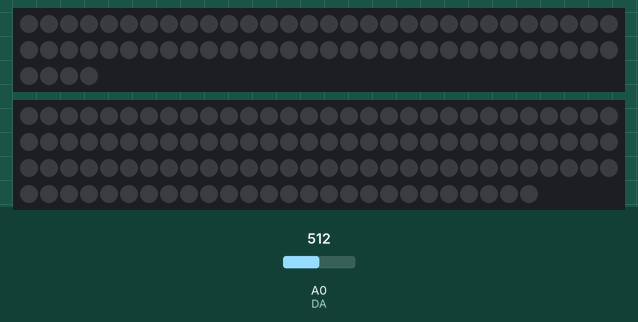
A sketch run on a simulated Arduino Uno, built with avr-gcc and run on an emulated ATmega328P. Shown: 64 RGB LEDs in strip order, left to right, continuing on the next row, 116 RGB LEDs in strip order, left to right, continuing on the next row. The test bench sets the inputs (shaded band); at power-on: A0 (DA) = 512. Dim RGB values are drawn brighter than linear; what the sketch prints to the serial monitor is not drawn.

Above: at 1.2 s.
1.3 s: A0 (DA) set to 900
At 1.46 s:
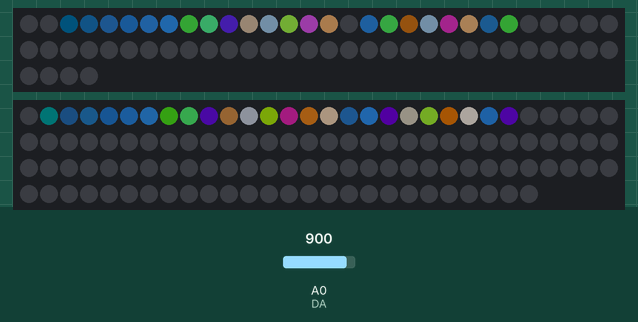
3.7 s: A0 (DA) set to 1023
At 3.88 s:
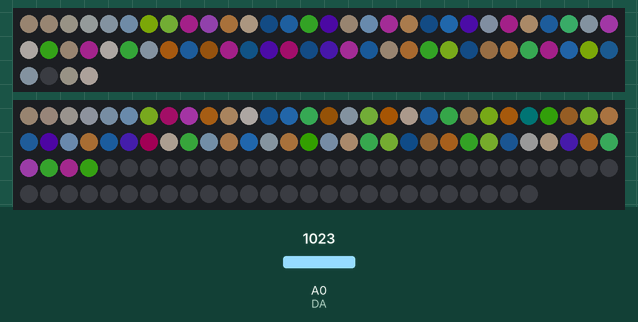
6.1 s: A0 (DA) set to 900
At 6.32 s:
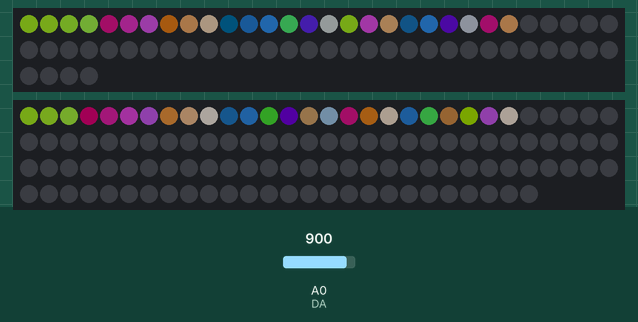
15.5 s: A0 (DA) set to 1023
At 15.7 s:
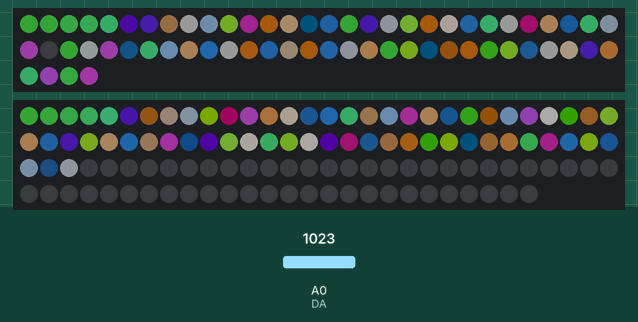
18.5 s: A0 (DA) set to 900
At 18.74 s:
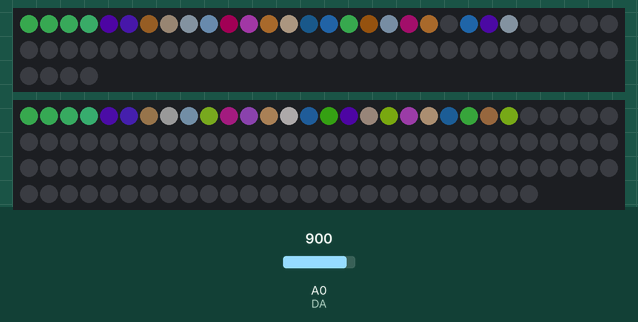
Timing chart, 0 to 19.4 s (numbered marks = the images above; inputs shaded):
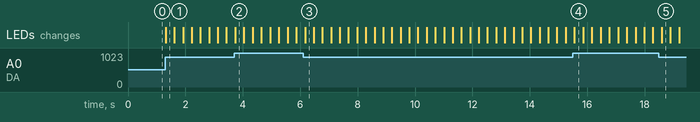

Measured:
- after the input at 1.3 s, the LEDs: change at once (image 1)
- after the input at 6.1 s, the LEDs: change after 0.07 s (image 3)
- after the input at 15.5 s, the LEDs: change after 0.05 s (image 4)
- after the input at 18.5 s, the LEDs: change after 0.10 s (image 5)

The sketch:

Beat_Meater_2.0.ino
```cpp
#include <FastLED.h>
#define DATA_PIN    2
#define DATA_PIN2   4
#define LED_TYPE    WS2812B
#define COLOR_ORDER GRB
#define NUM_LEDS   64
#define NUM_LEDS2 116
int DO = 1; //Pin for Digital Output - DO
int DA = 0; // Pin for Analog Output - AO
CRGB strip1[NUM_LEDS];
CRGB strip2[NUM_LEDS2];

#define BRIGHTNESS         50
#define FRAMES_PER_SECOND  240
int trsh = 420 + 20; //Set minimum threshold for LED lit
//Max is 810, increments by 4
int sensorvalue = 0;
float EMA_a = 0.6;
int EMA_S = 0;


void setup() {
  Serial.begin(9600);
  pinMode(1, INPUT);
  FastLED.addLeds<LED_TYPE, DATA_PIN, COLOR_ORDER>(strip1, NUM_LEDS).setCorrection(TypicalLEDStrip);
  FastLED.addLeds<LED_TYPE, DATA_PIN2, COLOR_ORDER>(strip2, NUM_LEDS2).setCorrection(TypicalLEDStrip);
  FastLED.setBrightness(BRIGHTNESS);
  EMA_S = analogRead(DA);

}
int red = 0;
int green = 0;
int blue = 0;
int previous_value = 0;
void loop() {
  // put your main code here, to run repeatedly:
  sensorvalue = analogRead(DA);  //Read the analog value
  EMA_S = (EMA_a * sensorvalue); //+ ((1 - EMA_a) * EMA_S);
  Serial.println(EMA_S);

  int overtrsh = (EMA_S - trsh) >> 2; //Divides by 4, to find the amount of lights to turn on, limits to 64
  if (overtrsh > 36) {
    overtrsh = overtrsh + 28;
  }
  for (int i = 0; i < overtrsh && i < 64; i++) {
    //255 - ((i >> 3) * 32);
    strip1[i] = CRGB((red += i) & 0xFF, (green += i * 3) & 0xFF, (blue += i * 5) & 0xFF);
    strip2[i] = CRGB((red += i) & 0xFF, (green += i * 3) & 0xFF, (blue += i * 5) & 0xFF);
    //leds[i] = CRGB(127, 0, 127);
//    if (i > previous_value && i & 0b10 == 1) {
//      delayMicroseconds(15);
//      FastLED.show();
//    }
  }
  for (int i = NUM_LEDS - 1; i > overtrsh - 1 && i >= 0; i--) {
    strip1[i] = CRGB(0, 0, 0);
    strip2[i] = CRGB(0, 0, 0);
  //  if (i < previous_value) {
   //  delayMicroseconds(5);
     // FastLED.show();
    }
    FastLED.show();
  }
//  previous_value = overtrsh;
```
